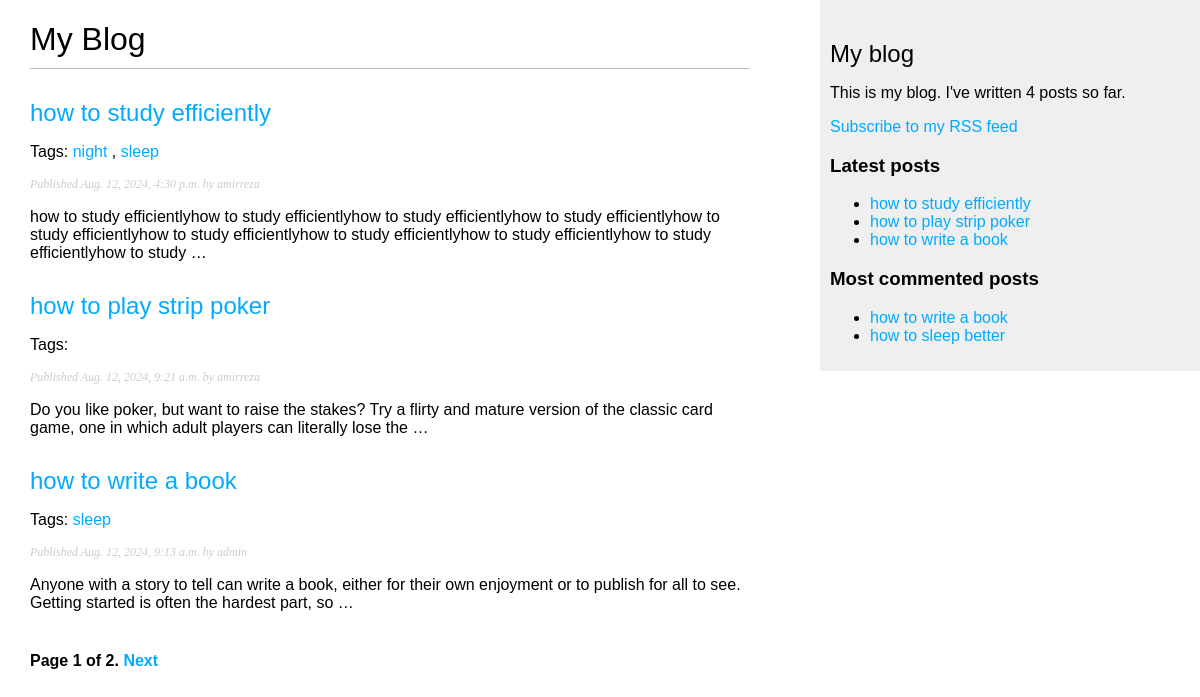
Screenshot of /blog/ with the database file from the repository.
### blog/models.py (models this page shows, shortened)
class Post(models.Model):
    class Status(models.TextChoices):
        DRAFT = 'DF', 'Draft'
        PUBLISHED = 'PB', 'Published'
    title = models.CharField(max_length=255)
    slug = models.SlugField(max_length=255, unique_for_date='publish')
    body = models.TextField()
    publish = models.DateTimeField(default=timezone.now)
    created = models.DateTimeField(auto_now_add=True)
    updated = models.DateTimeField(auto_now=True)
    status = models.CharField(max_length=2, choices=Status, default=Status.DRAFT)
    author = models.ForeignKey(settings.AUTH_USER_MODEL, on_delete=models.CASCADE, related_name='blog_posts')
    objects = models.Manager()  # The default manager.
    published = PublishedManager()  # Our custome manager.
    tags = TaggableManager()
    class Meta:
        ordering = ['-publish']
        indexes = [
            models.Index(fields=['-publish']),
        ]
    def get_absolute_url(self):
        return reverse("blog:post_detail", args=[self.publish.year, self.publish.month, self.publish.day, self.slug])

### blog/views.py (the view)
# urls.py: path('', views.post_list, name='post_list'),
def post_list(request, tag_slug=None):
    post_list = Post.published.all()
    tag = None
    if tag_slug:
        tag = get_object_or_404(Tag, slug=tag_slug)
        post_list = post_list.filter(tags__in=[tag])
    paginator = Paginator(post_list, 3)
    page_number = request.GET.get('page', 1)
    try:
        posts = paginator.page(page_number)
    except PageNotAnInteger:
        posts = paginator.page(1)
    except EmptyPage:
        posts = paginator.page(paginator.num_pages)
    return render(request, 'blog/post/list.html', {'posts': posts, 'tag': tag})

### blog/models.py (called while the page is built)
    def get_queryset(self):
        return super().get_queryset().filter(status=Post.Status.PUBLISHED)

### blog/templatetags/blog_tags.py (called while the page is built)
@register.simple_tag
def total_posts():
    return Post.published.count()

@register.inclusion_tag("blog/post/latest_posts.html")
def show_latest_posts(count=5):
    latest_posts = Post.published.order_by('-publish')[:count]
    return {'latest_posts': latest_posts}

@register.simple_tag
def get_most_commented_posts(count=5):
    posts = Post.published.filter(comments__active=True).annotate(
        total_comments=Count('comments')
    ).order_by('-total_comments')[:count]
    return posts

@register.filter(name='markdown')
def markdown_format(text):
 return mark_safe(markdown.markdown(text))

### blog/templates/blog/post/list.html (shortened to what this page needs)
{% extends "blog/base.html" %}
{% load blog_tags %}
{% block content %}
        <h1>My Blog</h1>
        {% for post in posts %}
            <h2>
                <a href="{{ post.get_absolute_url }}">
                    {{ post.title }}
                </a>
            </h2>
            <p class="tags">
                Tags:
                {% for tag in post.tags.all %}
                    <a href="{% url 'blog:post_list_by_tag' tag.slug %}">
                        {{ tag.name }}
                    </a>{% if not forloop.last %}, {% endif %}
                {% endfor %}
            </p>
            <p class="date">
                Published {{ post.publish }} by {{ post.author }}
            </p>
            {{ post.body|markdown|truncatewords_html:30 }}
        {% endfor %}
    {% include "pagination.html" with page=posts %}
{% endblock %}

### blog/templates/blog/base.html (shortened to what this page needs)
{% load blog_tags %}
{% load static %}
<!DOCTYPE html>
<html>
<head>
    <link href="{% static 'css/blog.css' %}" rel="stylesheet">
</head>
<body>
    <div id="content">
        {% block content %}
        {% endblock %}
    </div>
    <div id="sidebar">
        <h2>My blog</h2>
        <p>
            This is my blog.
            I've written {% total_posts %} posts so far.
        </p>
        <p>
            <a href="{% url 'blog:post_feed' %}">
                Subscribe to my RSS feed
            </a>
        </p>
        <h3>Latest posts</h3>
        {% show_latest_posts 3 %}
        <h3>Most commented posts</h3>
        {% get_most_commented_posts as most_commented_posts %}
        <ul>
            {% for post in most_commented_posts %}
                <li>
                    <a href="{{ post.get_absolute_url }}">{{ post.title }}</a>
                </li>
            {% endfor %}
        </ul>
    </div>
</body>
</html>

### blog/templates/blog/post/latest_posts.html
<ul>
    {% for post in latest_posts %}
    <li>
    <a href="{{ post.get_absolute_url }}">{{ post.title }}</a>
    </li>
    {% endfor %}
</ul>

### blog/static/css/blog.css (style rules this page uses)
body { margin:0; padding:0; font-family:helvetica, sans-serif; }
a { color:#00abff; text-decoration:none; }
h1 { font-weight:normal; border-bottom:1px solid #bbb; padding:0 0 10px 0; }
h2 { font-weight:normal; margin:30px 0 0; }
#content { float:left; width:60%; padding:0 0 0 30px; }
#sidebar { float:right; width:30%; padding:10px; background:#efefef; height:100%; }
p.date { color:#ccc; font-family: georgia, serif; font-size: 12px; font-style: italic; }

### rows the page displays
Post: title "how to study efficiently", publish "Aug. 12, 2024, 4:30 p.m.", author "amirreza", body "how to study efficientlyhow to study efficientlyhow to study efficientlyhow to study efficientlyhow to study efficientlyhow to study efficientlyhow to study efficientlyhow to study efficientlyhow to study efficientlyhow to study …"
Tag: name "night"
Tag: name "sleep"
Post: title "how to play strip poker", publish "Aug. 12, 2024, 9:21 a.m.", author "amirreza", body "Do you like poker, but want to raise the stakes? Try a flirty and mature version of the classic card game, one in which adult players can literally lose the …"
Post: title "how to write a book", publish "Aug. 12, 2024, 9:13 a.m.", author "admin", body "Anyone with a story to tell can write a book, either for their own enjoyment or to publish for all to see. Getting started is often the hardest part, so …"
Post: title "how to sleep better"

### other values shown
{{ page.number }} "1"
{{ page.paginator.num_pages }} "2"
